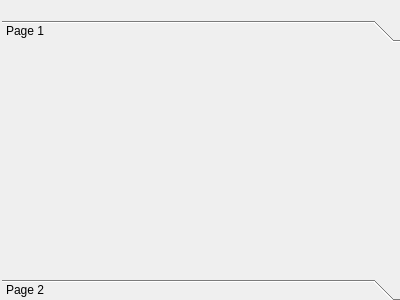
<?xml version="1.0" encoding="UTF-8"?>
<ui version="4.0">
 <class>FirstPlugin</class>
 <widget class="QWidget" name="FirstPlugin">
  <property name="geometry">
   <rect>
    <x>0</x>
    <y>0</y>
    <width>400</width>
    <height>300</height>
   </rect>
  </property>
  <property name="windowTitle">
   <string>FirstPlugin</string>
  </property>
  <widget class="QToolBox" name="toolBox">
   <property name="geometry">
    <rect>
     <x>2</x>
     <y>20</y>
     <width>411</width>
     <height>281</height>
    </rect>
   </property>
   <property name="currentIndex">
    <number>0</number>
   </property>
   <widget class="QWidget" name="page">
    <property name="geometry">
     <rect>
      <x>0</x>
      <y>0</y>
      <width>411</width>
      <height>221</height>
     </rect>
    </property>
    <attribute name="label">
     <string>Page 1</string>
    </attribute>
   </widget>
   <widget class="QWidget" name="page_2">
    <property name="geometry">
     <rect>
      <x>0</x>
      <y>0</y>
      <width>100</width>
      <height>30</height>
     </rect>
    </property>
    <attribute name="label">
     <string>Page 2</string>
    </attribute>
   </widget>
  </widget>
 </widget>
 <layoutdefault spacing="6" margin="11"/>
 <resources/>
 <connections/>
</ui>
